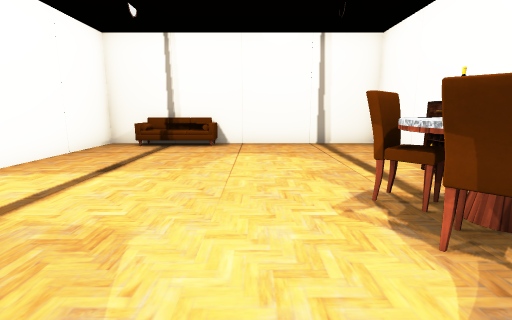
[1] (above)

12 first-person views from a walk through a 3-D level made in the Unity game engine. The camera is 1.2 m above the floor, tilts 10° down and sees 85° across. The floor is counted in squares, 1 m on a side. Each view is taken from the middle of a square. On the plan, view 1 faces up. The plan holds only what a view shows up to about 13 squares ahead; the rest is blank. Some animated figures are not drawn. Door leaves are left out, so doorways stand open. Some surface patterns are stand-ins.

[2]
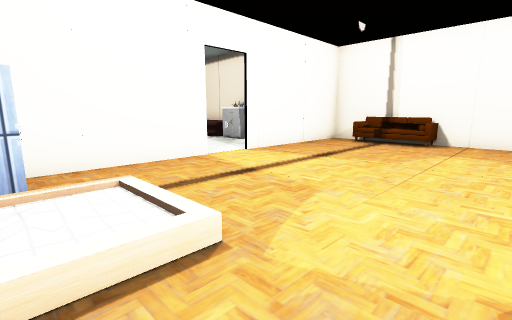

[3]
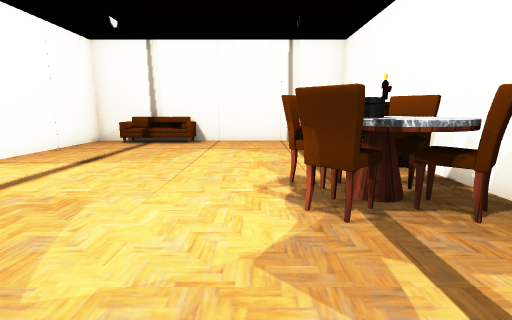

[4]
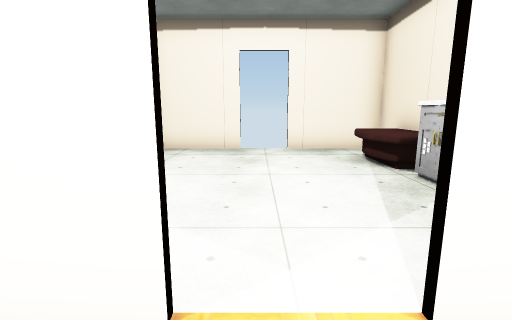

[5]
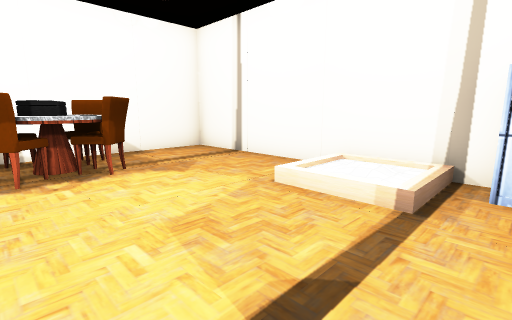

[6]
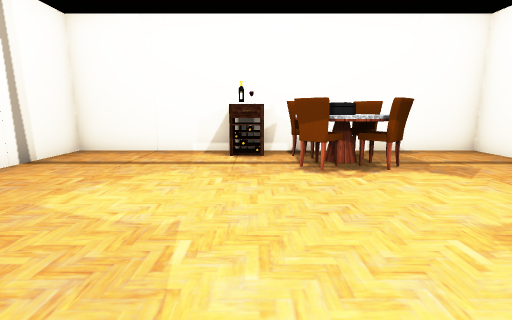

[7]
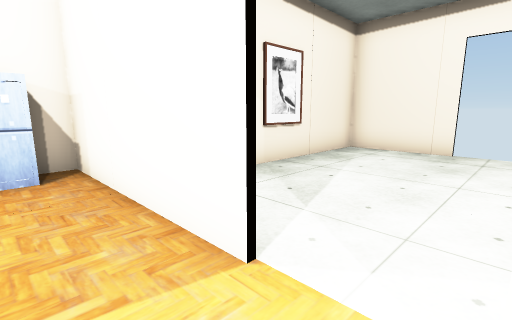

[8]
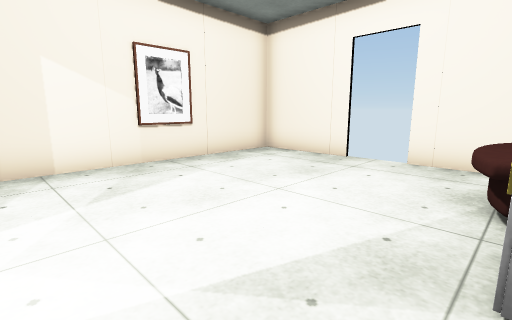

[9]
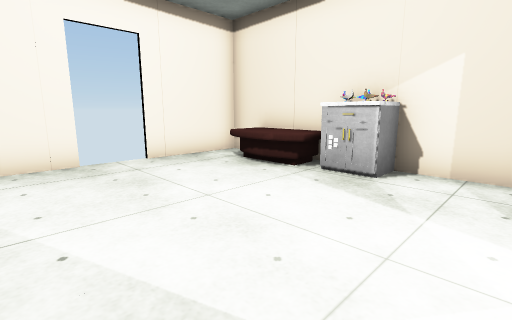

[10]
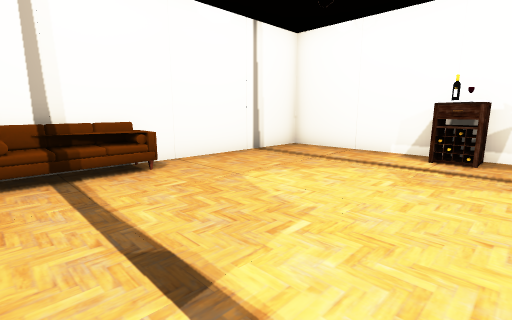

[11]
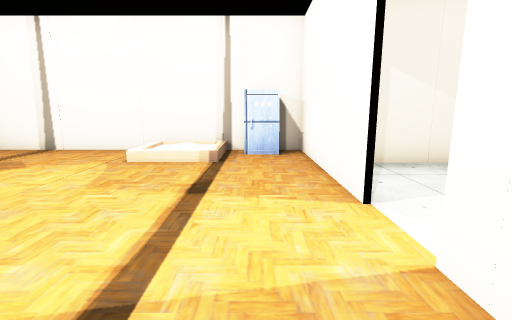

[12]
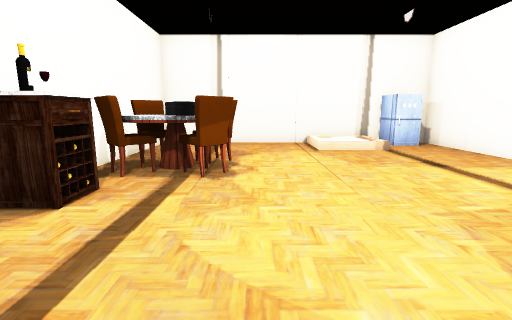

### Floor plan
Key: @ floor where view 1 was taken; # wall or solid block; . main floor; : floor 0.25 m higher than the main floor; / step, stairs or slope; D open door; = window, fence, low wall or low ledge; ^ raised ledge; B bottle; C chair; E bench; A cabinet; O other object.
Columns run from 13 left of view 1 to 5 right of it. Each row starts with its distance up from view 1.
 11        ############
 10        #.=OO......#
  9        #..........#
  8 #########.........#
  7 #EEEAA..#.........#
  6 #.......#........##
  5 D......DD........B#
  4 D......DD......CCC#
  3 #.......#......#O^#
  2 #.......#......CCC#
  1 #..##..##.........#
  0 ########../:/@....#
 -1         O /:/.....#
 -2         ###########

Where each view was taken, in squares from view 1:
view 1: 0 up, 0 right, facing up
view 2: 1 down, 1 right, facing up-left
view 3: 1 down, 1 right, facing up
view 4: 4 up, 4 left, facing left
view 5: 4 up, 4 left, facing down-right
view 6: 5 up, 4 left, facing right
view 7: 5 up, 4 left, facing down-left
view 8: 7 up, 6 left, facing down-left
view 9: 2 up, 6 left, facing up-left
view 10: 4 up, 4 left, facing up-right
view 11: 7 up, 4 left, facing down
view 12: 9 up, 1 right, facing down
